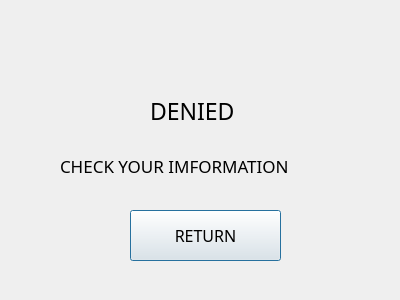
<?xml version="1.0" encoding="UTF-8"?>
<ui version="4.0">
 <class>Dialog</class>
 <widget class="QDialog" name="Dialog">
  <property name="geometry">
   <rect>
    <x>0</x>
    <y>0</y>
    <width>400</width>
    <height>300</height>
   </rect>
  </property>
  <property name="windowTitle">
   <string>Dialog</string>
  </property>
  <widget class="QLabel" name="label">
   <property name="geometry">
    <rect>
     <x>150</x>
     <y>80</y>
     <width>221</width>
     <height>61</height>
    </rect>
   </property>
   <property name="font">
    <font>
     <family>Bahnschrift SemiBold</family>
     <pointsize>17</pointsize>
    </font>
   </property>
   <property name="text">
    <string>DENIED</string>
   </property>
  </widget>
  <widget class="QLabel" name="label_2">
   <property name="geometry">
    <rect>
     <x>60</x>
     <y>140</y>
     <width>321</width>
     <height>51</height>
    </rect>
   </property>
   <property name="font">
    <font>
     <family>Bahnschrift SemiBold</family>
     <pointsize>13</pointsize>
    </font>
   </property>
   <property name="text">
    <string>CHECK YOUR IMFORMATION</string>
   </property>
  </widget>
  <widget class="QPushButton" name="pushButton">
   <property name="geometry">
    <rect>
     <x>130</x>
     <y>210</y>
     <width>151</width>
     <height>51</height>
    </rect>
   </property>
   <property name="font">
    <font>
     <family>Bahnschrift SemiBold Condensed</family>
     <pointsize>12</pointsize>
    </font>
   </property>
   <property name="text">
    <string>RETURN</string>
   </property>
  </widget>
 </widget>
 <resources/>
 <connections/>
</ui>
